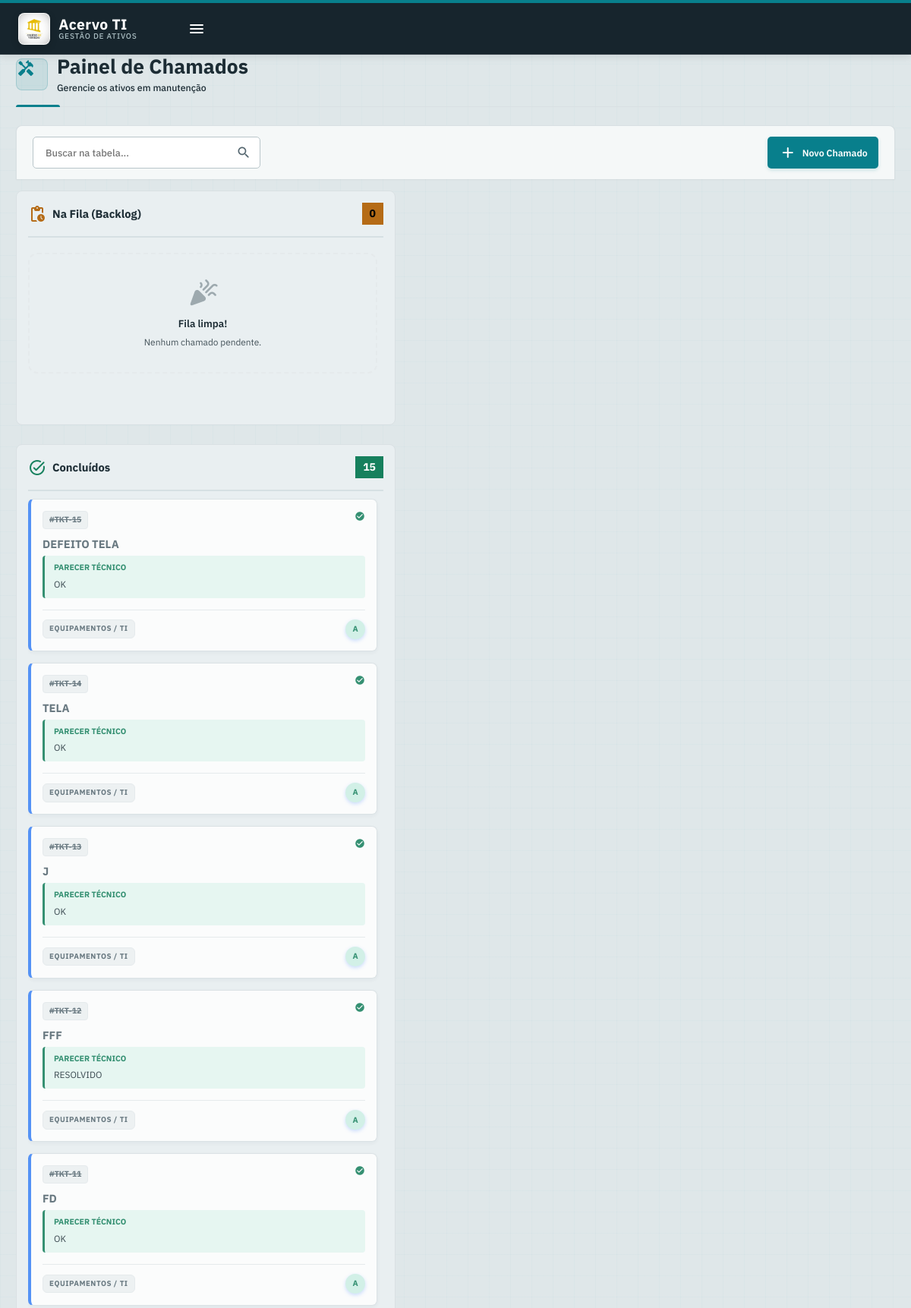
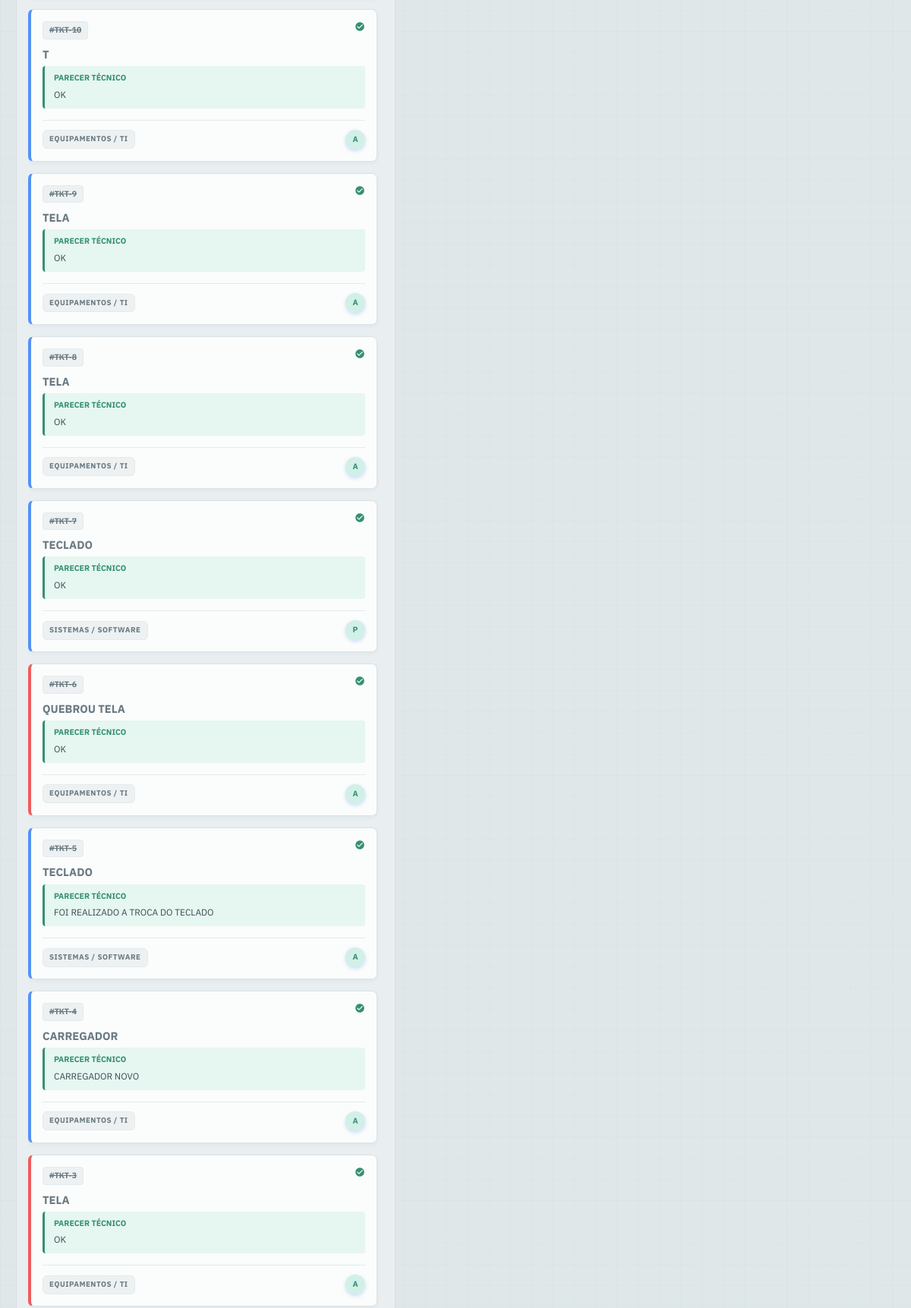
The app's page /problemas (signed in, upper part) with its own data (2 pictures, top to bottom).
### models.py (models this page shows)
class Problema(db.Model):
    __tablename__ = 'problemas'
    id: Mapped[int] = mapped_column(Integer, primary_key=True, autoincrement=True)
    notebook_id: Mapped[str] = mapped_column(ForeignKey('notebooks.id', ondelete='CASCADE'), nullable=True)
    tipo_problema: Mapped[str] = mapped_column(String, nullable=True)
    descricao: Mapped[str] = mapped_column(Text, nullable=True)
    data_registro: Mapped[str] = mapped_column(Text, default=lambda: datetime.now().isoformat())
    responsavel: Mapped[str] = mapped_column(String, nullable=True)
    status: Mapped[str] = mapped_column(String, nullable=True)
    prioridade: Mapped[str] = mapped_column(String, default='Normal')
    categoria: Mapped[str] = mapped_column(String, default='Hardware')
    parecer_tecnico: Mapped[str] = mapped_column(Text, nullable=True)
    local_incidente: Mapped[str] = mapped_column(String, default='NÃO INFORMADO')
    data_resolucao: Mapped[str] = mapped_column(Text, nullable=True)

### maintenance.py (the view)
@maintenance_bp.route('/problemas')
@permission_required('perm_chamados')
def problemas():
    from sqlalchemy import cast, Text
    chamados_query = db.session.query(
        Problema.id, Problema.notebook_id, Problema.tipo_problema, Problema.descricao,
        cast(Problema.data_registro, Text).label('data_registro_raw'), # Lê a data como texto puro
        Problema.responsavel, Problema.status, Problema.prioridade,
        Problema.categoria, Problema.parecer_tecnico, Problema.local_incidente
    ).order_by(Problema.id.desc()).all() # Ordena por ID para evitar erro na ordenação por data corrompida
    chamados = [p._asdict() for p in chamados_query]
    for p in chamados:
        data_raw = p.get('data_registro_raw')
        p['data_formatada'] = ''
        if data_raw:
            try:
                data_obj = datetime.fromisoformat(data_raw)
                p['data_formatada'] = data_obj.strftime('%d/%m/%Y %H:%M')
            except (ValueError, TypeError):
                pass # Ignora a formatação se o dado for inválido (ex: '2026')
    abertos = [p for p in chamados if p.get('status') == 'Aberto']
    resolvidos = [p for p in chamados if p.get('status') == 'Resolvido']
    return render_template('problemas.html', abertos=abertos, resolvidos=resolvidos)

### app.py (called while the page is built, shortened)
def get_license_info(force_revalidate: bool = False) -> tuple:
    global _license_cache
    if force_revalidate:
        _license_cache = {'time': 0, 'data': None}
    if not force_revalidate and _license_cache['data'] and time.time() - _license_cache['time'] < 300:
        return _license_cache['data']

@app.before_request
def start_request_timer():
    g.request_started_at = time.perf_counter()

@app.after_request
def add_header(response):
    started_at = getattr(g, 'request_started_at', None)
    if started_at is not None:
        elapsed_seconds = time.perf_counter() - started_at
    if 'text/html' in response.content_type:
        response.headers['Cache-Control'] = 'no-store, no-cache, must-revalidate, max-age=0'
        response.headers['Pragma'] = 'no-cache'
        response.headers['Expires'] = '-1'
    return response

@app.context_processor
def override_url_for():
    return dict(url_for=dated_url_for)

def dated_url_for(endpoint, **values):
    if endpoint == 'static':
        filename = values.get('filename', None)
        if filename:
            file_path = os.path.join(app.root_path, endpoint, filename)
            try:
                values['q'] = int(os.stat(file_path).st_mtime)
            except OSError:
                pass
    from flask import url_for as flask_url_for
    return flask_url_for(endpoint, **values)

@app.before_request
def check_license_access():
    license_check_started_at = time.perf_counter()
    status, days, modules = get_license_info()
    license_check_elapsed = time.perf_counter() - license_check_started_at
    g.license_status = status
    g.days_left = days
    g.modules = modules # Armazena os módulos disponíveis para esta requisição
    allowed_endpoints = {
        'ativacao', 'ativacao_online', 'static', 'favicon',
        'auth.login', 'auth.logout'
    }
    if request.endpoint in allowed_endpoints or request.path == '/ativacao':
        return
    if 'user_id' in session and session.get('modules') != modules:
        session['modules'] = modules
    if status in ['EXPIRED', 'INVALID'] and request.path != '/ativacao':
        return redirect(url_for('ativacao'))

### templates/problemas.html (shortened to what this page needs)
{% extends 'base.html' %}
{% block page_title %}Painel de Chamados{% endblock %}
{% block content %}
<div class="table-toolbar" style="justify-content: flex-end;">
    <div class="filter-body" style="flex: 1;">
        <div class="input-with-icon" style="max-width: 300px;">
            <input type="text" id="buscaRapida" placeholder="Buscar na tabela...">
        </div>
    </div>
    {% if session['perm_movimentacao'] %}
    <a href="{{ url_for('maintenance.nova_manutencao') }}" class="btn btn-primary">
        <span class="material-icons-round">add</span> Novo Chamado
    </a>
    {% endif %}
</div>
<div class="kanban-board">
    <div class="kanban-col">
        <div class="kanban-header">
            <span style="display: flex; align-items: center; gap: 8px;">
                <span class="material-icons-round" style="color: var(--warning);">pending_actions</span> Na Fila (Backlog)
            </span>
            <span class="badge" style="background: var(--warning); color: #000; font-size: 1rem; padding: 4px 10px;">{{ abertos|length }}</span>
        </div>
        <div class="kanban-scroll">
            {% for prob in abertos %}
            <div class="k-card prio-{{ prob.get('prioridade') or 'Normal' }}" data-search="{{ prob.get('local_incidente', '')|lower }} {{ prob.get('notebook_id', '')|lower }} {{ prob.get('tipo_problema', '')|lower }} {{ prob.get('descricao', '')|lower }} {{ prob.get('responsavel', '')|lower }}">
                <div class="k-top">
                    <span class="k-id">#TKT-{{ prob['id'] }}</span>
                    <span class="k-date"><span class="material-icons-round" style="font-size: 14px;">schedule</span> {{ prob.get('data_formatada', '')[:10] }}</span>
                </div>
                <div class="k-title">{{ prob['tipo_problema'] }}</div>
                <div class="k-desc">{{ prob['descricao'] }}</div>
                <div class="k-location">
                    <span class="material-icons-round" style="font-size: 16px; color: var(--text-muted);">place</span>
                    <span style="font-size: 0.8rem; color: var(--text-muted); font-weight: 600;">{{ prob.get('local_incidente') or 'NÃO INFORMADO' }}</span>
                    {% if prob['notebook_id'] %}
                        <span style="color: var(--border-soft); margin: 0 4px;">|</span>
                        <span class="material-icons-round" style="font-size: 16px; color: var(--primary);">devices</span>
                        <a href="{{ url_for('inventory.historico', notebook_id=prob.get('notebook_id')) }}" style="font-size: 0.8rem; color: var(--primary); font-weight: 800; text-decoration: none;">{{ prob.get('notebook_id') }}</a>
                    {% endif %}
                </div>
                <div class="k-footer">
                    <div class="k-tags">
                        <span class="k-tag" style="background: #eef2f3; color: var(--text-muted); border: 1px solid var(--border-soft);">{{ prob.get('categoria') or 'HARDWARE' }}</span>
                        {% if prob['prioridade'] == 'Crítica' %}
                            <span class="k-tag" style="background: rgba(239, 68, 68, 0.15); color: #ef4444; border: 1px solid rgba(239, 68, 68, 0.3);">🔥 CRÍTICA</span>
                        {% elif prob['prioridade'] == 'Alta' %}
                            <span class="k-tag" style="background: rgba(245, 158, 11, 0.15); color: #f59e0b; border: 1px solid rgba(245, 158, 11, 0.3);">⚠️ ALTA</span>
                        {% endif %}
                    </div>
                    <div style="display: flex; gap: 10px; align-items: center;">
                        <div class="k-user" title="Aberto por: {{ prob.get('responsavel') }}">
                            <div class="k-avatar">{{ prob.get('responsavel', '?')[0]|upper }}</div>
                        </div>
                        {% if session['perm_cadastro'] %}
                        <button type="button" class="btn btn-success btn-sm" title="Resolver Chamado" onclick="resolverChamado('{{ prob.get('id') }}', '{{ prob.get('notebook_id') or prob.get('local_incidente') or 'Geral' }}')" style="padding: 6px; border-radius: 6px;">
                            <span class="material-icons-round" style="font-size: 18px;">check</span>
                        </button>
                        {% endif %}
                    </div>
                </div>
                {% if session['perm_cadastro'] %}
                <form id="form_resolver_{{ prob.get('id') }}" action="{{ url_for('maintenance.resolver_problema', problema_id=prob.get('id')) }}" method="POST" style="display:none;">
                    <input type="hidden" name="csrf_token" value="{{ csrf_token() }}">
                    <input type="hidden" name="parecer_tecnico" id="parecer_{{ prob.get('id') }}">
                </form>
                {% endif %}
            </div>
            {% else %}
            <div style="text-align: center; color: var(--text-muted); padding: 30px 10px; border: 2px dashed var(--border-soft); border-radius: 12px; margin-top: 10px;">
                <span class="material-icons-round" style="font-size: 3rem; opacity: 0.5; margin-bottom: 10px;">celebration</span>
                <p style="margin: 0; font-weight: 600;">Fila limpa!</p>
                <p style="margin: 5px 0 0 0; font-size: 0.85rem; opacity: 0.8;">Nenhum chamado pendente.</p>
            </div>
            {% endfor %}
        </div>
    </div>
    <div class="kanban-col">
        <div class="kanban-header">
            <span style="display: flex; align-items: center; gap: 8px;">
                <span class="material-icons-round" style="color: var(--success);">task_alt</span> Concluídos
            </span>
            <span class="badge" style="background: var(--success); color: #fff; font-size: 1rem; padding: 4px 10px;">{{ resolvidos|length }}</span>
        </div>
        <div class="kanban-scroll">
            {% for prob in resolvidos %}
            <div class="k-card prio-{{ prob['prioridade'] or 'Normal' }}" style="opacity: 0.85;" data-search="{{ prob.get('local_incidente', '')|lower }} {{ prob.get('notebook_id', '')|lower }} {{ prob.get('tipo_problema', '')|lower }} {{ prob.get('descricao', '')|lower }} {{ prob.get('responsavel', '')|lower }} {{ prob.get('parecer_tecnico', '')|lower }}">
                <div class="k-top">
                    <span class="k-id" style="text-decoration: line-through;">#TKT-{{ prob['id'] }}</span>
                    <span class="k-date"><span class="material-icons-round" style="font-size: 14px; color: var(--success);">check_circle</span> {{ prob.get('data_formatada', '')[:10] }}</span>
                </div>
                <div class="k-title" style="color: var(--text-muted);">{{ prob['tipo_problema'] }}</div>
                <div style="background: rgba(16, 185, 129, 0.1); border-left: 3px solid var(--success); padding: 8px 12px; border-radius: 4px; margin-bottom: 15px;">
                    <span style="display: block; font-size: 0.75rem; color: var(--success); font-weight: 800; text-transform: uppercase; margin-bottom: 4px;">Parecer Técnico</span>
                    <span style="font-size: 0.85rem; color: var(--text-main); line-height: 1.4;">{{ prob.get('parecer_tecnico') or 'Resolvido sem parecer detalhado.' }}</span>
                </div>
                <div class="k-footer">
                    <div class="k-tags">
                        <span class="k-tag" style="background: #eef2f3; color: var(--text-muted); border: 1px solid var(--border-soft);">{{ prob.get('categoria') or 'HARDWARE' }}</span>
                    </div>
                    <div class="k-user" title="Fechado por: {{ prob.get('responsavel') }}">
                        <div class="k-avatar" style="background: rgba(16, 185, 129, 0.2); color: var(--success);">{{ prob.get('responsavel', '?')[0]|upper }}</div>
                    </div>
                </div>
            </div>
            {% else %}
            <div style="text-align: center; color: var(--text-muted); padding: 30px 10px;">
                <p style="margin: 0; font-size: 0.9rem;">Nenhum chamado concluído.</p>
            </div>
            {% endfor %}
        </div>
    </div>
</div>
{% endblock %}

### static/style.css (style rules this page uses)
:root { --bg-body: #dfe7e9; --bg-card: #f5f8f8; --bg-sidebar: #17252d; --text-main: #1d2d35; --text-muted: #53656e; --text-on-sidebar: #c7d1d5; --primary: #087f8c; --primary-hover: #06636d; --primary-light: rgba(8, 127, 140, 0.1); --secondary: #52636b; --success: #16805d; --danger: #c23b43; --warning: #b56b16; --info: #2675a8; --border-color: #d9e0e3; --border-soft: #e5eaec; --border-color-focus: rgba(8, 127, 140, 0.25); --shadow-sm: 0 1px 2px rgba(23, 37, 45, 0.05); --shadow-md: 0 8px 24px rgba(23, 37, 45, 0.08); --shadow-soft: 0 12px 35px rgba(23, 37, 45, 0.08); --shadow-hover: 0 12px 28px rgba(23, 37, 45, 0.12); --radius: 8px; --radius-sm: 5px; --radius-md: 7px; --radius-lg: 9px; --header-height: 72px; }
html, body { max-width: 100vw; overflow-x: hidden; }
* { margin: 0; padding: 0; box-sizing: border-box; }
html { font-size: 14px; }
body { font-family: 'IBM Plex Sans', sans-serif; background-color: var(--bg-body); background-image: linear-gradient(rgba(8, 127, 140, 0.025) 1px, transparent 1px), linear-gradient(90deg, rgba(8, 127, 140, 0.025) 1px, transparent 1px); background-size: 28px 28px; color: var(--text-main); font-size: 0.95rem; line-height: 1.5; transition: background-color 0.3s, color 0.3s; -webkit-font-smoothing: antialiased; -moz-osx-font-smoothing: grayscale; overflow-x: hidden; }
a { text-decoration: none; color: inherit; transition: 0.2s; }
.btn { display: inline-flex; align-items: center; justify-content: center; padding: 0.58rem 0.95rem; border-radius: 5px; font-weight: 600; cursor: pointer; border: 1px solid transparent; transition: background-color 0.2s ease, border-color 0.2s ease, box-shadow 0.2s ease; gap: 0.5rem; text-align: center; font-size: 0.88rem; }
.btn-primary { background-color: var(--primary); color: white; box-shadow: 0 2px 5px rgba(8, 127, 140, 0.18); }
input[type="text"], input[type="password"], input[type="date"], input[type="time"], input[type="datetime-local"], input[type="number"], select, textarea { width: 100%; padding: 0.65rem 0.8rem; border: 1px solid var(--border-soft); background-color: #ffffff; color: var(--text-main); border-radius: 5px; font-family: inherit; transition: all 0.2s ease; font-weight: 500; font-size: 0.92rem; box-shadow: none; color-scheme: light; }
.table-toolbar { display: flex; flex-wrap: wrap; gap: 1rem; align-items: center; margin-bottom: 2rem; background-color: var(--bg-card); padding: 1rem 1.5rem; border-radius: var(--radius); border: 1px solid var(--border-color); box-shadow: var(--shadow-sm); position: sticky; top: var(--header-height); z-index: 30; margin-bottom: 0; border-bottom: none; border-bottom-left-radius: 0; border-bottom-right-radius: 0; }
.filter-body { display: flex; gap: 1rem; flex-wrap: wrap; align-items: center; flex: 1; }
.input-with-icon { position: relative; flex: 1; min-width: 200px; }
.input-with-icon input, .input-with-icon select { padding-left: 40px; height: 42px; background-color: var(--bg-body); border: 1px solid transparent; }
.input-with-icon { position: relative !important; display: block !important; }
.input-with-icon input, .input-with-icon select, .input-with-icon textarea { padding-left: 16px !important; padding-right: 45px !important; }
.kanban-board { flex-direction: column; height: auto; }
.kanban-col { max-width: 100%; }
body:not(.kiosk-mode) .content-wrapper h1, body:not(.kiosk-mode) .content-wrapper h2, body:not(.kiosk-mode) .content-wrapper h3, body:not(.kiosk-mode) .content-wrapper h4, body:not(.kiosk-mode) .content-wrapper p, body:not(.kiosk-mode) .content-wrapper label { color: var(--text-main) !important; }
body:not(.kiosk-mode) .content-wrapper input:not([type="checkbox"]):not([type="radio"]), body:not(.kiosk-mode) .content-wrapper select, body:not(.kiosk-mode) .content-wrapper textarea { background-color: #ffffff !important; color: var(--text-main) !important; border-color: #b9c6ca !important; }

### records on screen
Problema: id "15", tipo_problema "DEFEITO TELA", parecer_tecnico "OK", categoria "EQUIPAMENTOS / TI", responsavel "A"
Problema: id "14", tipo_problema "TELA", parecer_tecnico "OK", categoria "EQUIPAMENTOS / TI", responsavel "A"
Problema: id "13", tipo_problema "J", parecer_tecnico "OK", categoria "EQUIPAMENTOS / TI", responsavel "A"
Problema: id "12", tipo_problema "FFF", parecer_tecnico "RESOLVIDO", categoria "EQUIPAMENTOS / TI", responsavel "A"
Problema: id "11", tipo_problema "FD", parecer_tecnico "OK", categoria "EQUIPAMENTOS / TI", responsavel "A"
Problema: id "10", tipo_problema "T", parecer_tecnico "OK", categoria "EQUIPAMENTOS / TI", responsavel "A"
Problema: id "9", tipo_problema "TELA", parecer_tecnico "OK", categoria "EQUIPAMENTOS / TI", responsavel "A"
Problema: id "8", tipo_problema "TELA", parecer_tecnico "OK", categoria "EQUIPAMENTOS / TI", responsavel "A"
Problema: id "7", tipo_problema "TECLADO", parecer_tecnico "OK", categoria "SISTEMAS / SOFTWARE", responsavel "P"
Problema: id "6", tipo_problema "QUEBROU TELA", parecer_tecnico "OK", categoria "EQUIPAMENTOS / TI", responsavel "A"
Problema: id "5", tipo_problema "TECLADO", parecer_tecnico "FOI REALIZADO A TROCA DO TECLADO", categoria "SISTEMAS / SOFTWARE", responsavel "A"
Problema: id "4", tipo_problema "CARREGADOR", parecer_tecnico "CARREGADOR NOVO", categoria "EQUIPAMENTOS / TI", responsavel "A"
Problema: id "3", tipo_problema "TELA", parecer_tecnico "OK", categoria "EQUIPAMENTOS / TI", responsavel "A"

### other values on screen
{{ page_subtitles.get(request.endpoint, 'Gestão e controle operacional') }} "Gerencie os ativos em manutenção"
{{ abertos|length }} "0"
{{ resolvidos|length }} "15"
